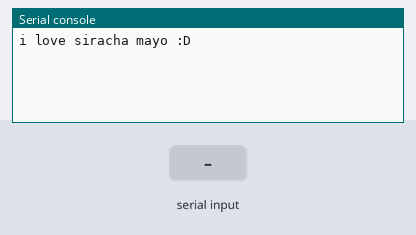
Simulated run of this program. Board: MicroPython board. On the bench: the last lines printed to the serial console. The test bench sets the inputs (shaded band). The clock reads 2024-03-15 10:24:30 at power-on unless the program sets it.

Above: at 1.2 s.
1.3 s: "1" typed at the serial console, then Enter
At 2.4 s:
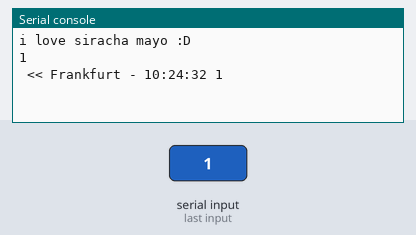
3.5 s: "1\n" received over the second serial link
At 4.4 s:
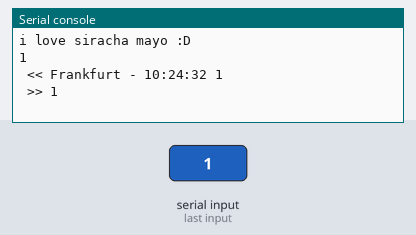
5.0 s: "0" typed at the serial console, then Enter
At 6.3 s:
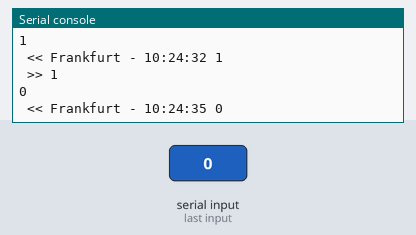
6.5 s: "0\n" received over the second serial link
At 7.8 s:
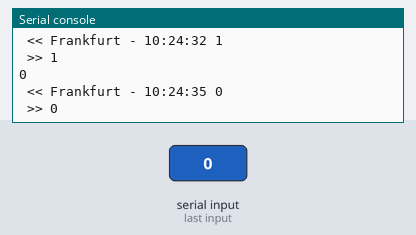

Measured:
- after the input at 1.3 s, the serial console: prints a new line after 0.71 s (image 1)
- after the input at 3.5 s, the serial console: prints a new line at once (image 2)
- after the input at 5.0 s, the serial console: prints a new line after 0.52 s (image 3)
- after the input at 6.5 s, the serial console: prints a new line at once (image 4)

The program:

uart_v6.py
```python
# for shell input: https://forums.raspberrypi.com/viewtopic.php?t=347661
# shell input ): it's 5:05 am why am i like this: https://forum.micropython.org/viewtopic.php?t=7325

import uasyncio as asyncio
from machine import Pin, UART
import time, sys, uselect

uart = UART(1, 115200, timeout = 1000) # set up on UART1 - see pinout - at 9,600 bits per sec
# note that UART0 is often the line connecting your computer and your chip

username = "Frankfurt"
welcome_msg = "i love siracha mayo :D"

async def read():
    while True:
        s = uart.readline()
        if s:
            s = s.decode()
            print(f" >> {s}", end='')
        await asyncio.sleep_ms(10)

async def sendstdin():
    # stdin = Standard Input (shell in Thonny)
    shell = None
    msg_to_send = ""

    # Use of uselect.poll() to make sys.stdin non-blocking!
    # Awesome! https://forum.micropython.org/viewtopic.php?t=7325
    spoll = uselect.poll()	# Assuming spoll = Select Poll
    spoll.register(sys.stdin, uselect.POLLIN)

    while True:
        # localtime() stores in an 8-tuple, H:M:S at indicies 3, 4, 5
        time_info = time.localtime()

        # Need to read further documentation. Polls the stdin stream.
        # Unsure if in this instance poll() goes to timeout as it =0.
        if spoll.poll(0):
            shell = sys.stdin.readline()

        # Checks if shell is not None or a newline
        if shell and shell != '\n':
            msg_to_send += username + " - "

            for i in range(3, 6):
                if time_info[i] < 10:
                    msg_to_send += str(0)
                msg_to_send += str(time_info[i])
                if i == 5:
                    msg_to_send += ' '
                else:
                    msg_to_send += ':'

            msg_to_send += shell
            print(f" << {msg_to_send}", end='')
            uart.write(msg_to_send)
            msg_to_send = ""
            shell = None
        await asyncio.sleep_ms(10)

async def main(duration):
    print(welcome_msg)
    asyncio.create_task(read())			# read task
    asyncio.create_task(sendstdin())	# send stdin task
    await asyncio.sleep(duration)		# sleeps for duration secs

def code():
    try:
        asyncio.run(main(999)) # runs everything for __ seconds
    except KeyboardInterrupt:
        print('Interrupted')
    finally:
        asyncio.new_event_loop()
        print('All set! There will be a clear state now.')

code()
```
